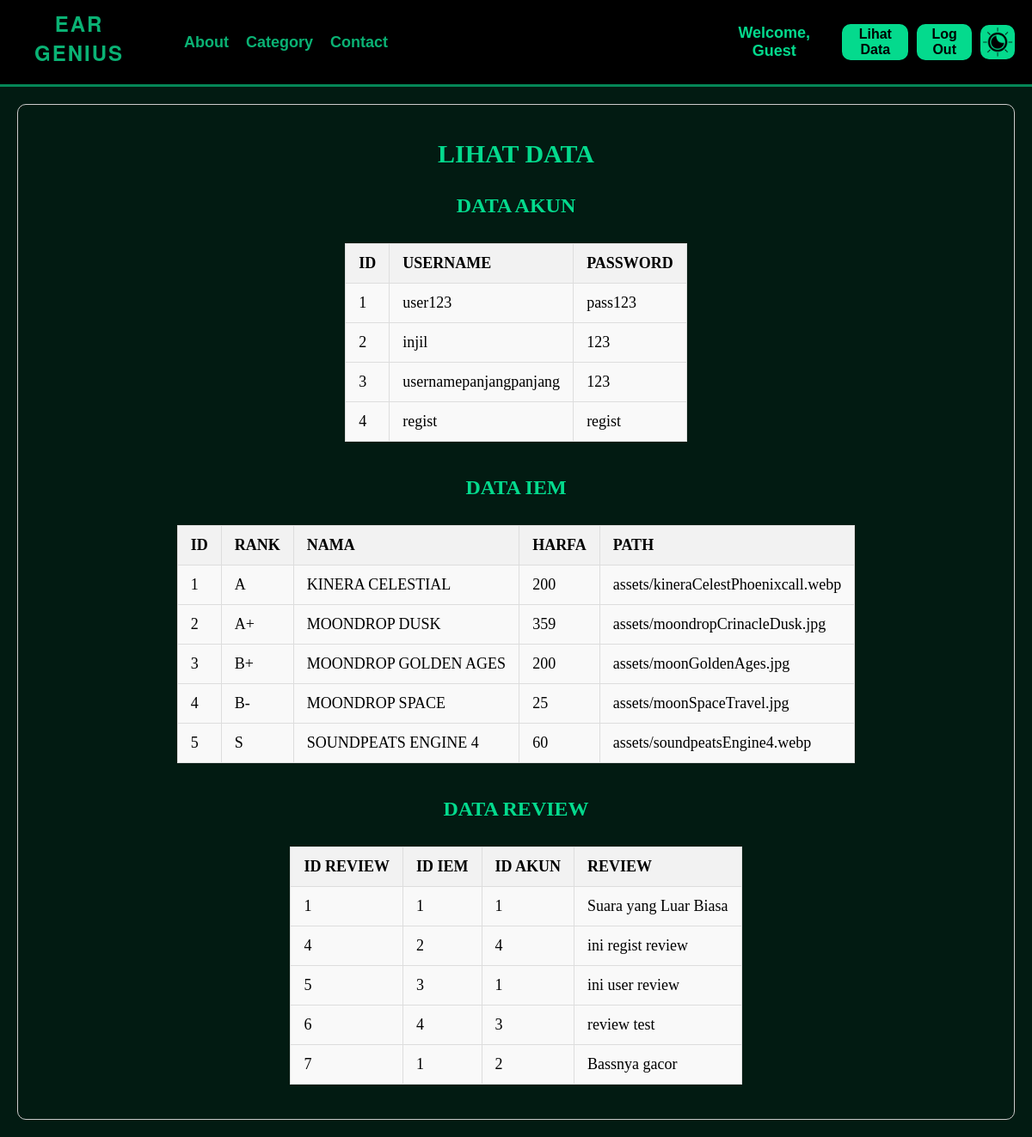
The app's page /lihat_data.php with its own data.
### tables this page shows
CREATE TABLE `account` (
  `id_account` int(11) NOT NULL,
  `username` varchar(50) NOT NULL,
  `password` varchar(50) NOT NULL
);

CREATE TABLE `iem` (
  `id_iem` int(11) NOT NULL,
  `rank` char(3) NOT NULL,
  `nama_iem` varchar(50) NOT NULL,
  `harga` int(11) NOT NULL,
  `path` text DEFAULT NULL
);

CREATE TABLE `review` (
  `id_review` int(11) NOT NULL,
  `id_iem` int(11) NOT NULL,
  `id_akun` int(11) NOT NULL,
  `review` text DEFAULT NULL
);

### lihat_data.php (the view, shortened to what this page needs)
<?php
    require 'koneksi.php';
    $query = "SELECT * FROM account";
    $result = mysqli_query($conn, $query);
    $account = [];
    while ($row = mysqli_fetch_assoc($result)) {
        $account[] = $row;
    }
    $query = "SELECT * FROM iem";
    $result = mysqli_query($conn, $query);
    $iem = [];
    while ($row = mysqli_fetch_assoc($result)) {
        $iem[] = $row;
    }
    $query = "SELECT * FROM review";
    $result = mysqli_query($conn, $query);
    $review = [];
    while ($row = mysqli_fetch_assoc($result)) {
        $review[] = $row;
    }
?>
<!DOCTYPE html>
<html lang="en">
<head>
    <link rel="stylesheet" href="style/home.css">
    <link rel="stylesheet" href="style/lihat_data.css">
</head>
<body>
    <?php require 'navbar.php'; ?>
    <main class="view-main">
        <h1 class="view-main-title">LIHAT DATA</h1>
        <h2 class="view-title">DATA AKUN</h2>
        <div class="view-tabel-akun">
            <table class="view-tabel">
                <tr>
                    <th>ID</th>
                    <th>USERNAME</th>
                    <th>PASSWORD</th>
                </tr>
                <?php foreach ($account as $acc): ?>
                    <tr>
                        <td><?php echo $acc['id_account']; ?></td>
                        <td><?php echo $acc['username']; ?></td>
                        <td><?php echo $acc['password']; ?></td>
                    </tr>
                <?php endforeach; ?>
            </table>
        </div>
        <h2 class="view-title">DATA IEM</h2>
        <div class="view-tabel-iem">
            <table class="view-tabel">
                <tr>
                    <th>ID</th>
                    <th>RANK</th>
                    <th>NAMA</th>
                    <th>HARFA</th>
                    <th>PATH</th>
                </tr>
                <?php foreach ($iem as $earphone): ?>
                    <tr>
                        <td><?php echo $earphone['id_iem']; ?></td>
                        <td><?php echo $earphone['rank']; ?></td>
                        <td><?php echo $earphone['nama_iem']; ?></td>
                        <td><?php echo $earphone['harga']; ?></td>
                        <td><?php echo $earphone['path']; ?></td>
                    </tr>
                <?php endforeach; ?>
            </table>
        </div>
        <h2 class="view-title">DATA REVIEW</h2>
        <div class="view-tabel-review">
            <table class="view-tabel">
                <tr>
                    <th>ID REVIEW</th>
                    <th>ID IEM</th>
                    <th>ID AKUN</th>
                    <th>REVIEW</th>
                </tr>
                <?php foreach ($review as $rev): ?>
                    <tr>
                        <td><?php echo $rev['id_review']; ?></td>
                        <td><?php echo $rev['id_iem']; ?></td>
                        <td><?php echo $rev['id_akun']; ?></td>
                        <td><?php echo $rev['review']; ?></td>
                    </tr>
                <?php endforeach; ?>
            </table>
        </div>
    </main>
</body>
</html>

### style/home.css (style rules this page uses)
body { background-color: #021b12; margin: 0; padding: 0; transition: background-color 1s ease; }

### style/lihat_data.css (style rules this page uses)
.view-main { display: flex; flex-direction: column; justify-content: center; align-items: center; margin-top: 20px; margin-bottom: 20px; margin-left: 20px; margin-right: 20px; padding: 20px; border: 1px solid #ccc; border-radius: 10px; color : #04DA8D; }
.view-main-title { font-size: 30px; font-weight: bold; margin-bottom: 10px; color: #04DA8D; }
.view-title { font-size: 24px; font-weight: bold; margin-bottom: 10px; color: #04DA8D; }
table { width: 100%; border-collapse: collapse; margin: 20px 0; font-size: 18px; text-align: left; }
table th, table td { padding: 12px 15px; border: 1px solid #ddd; }
table th { background-color: #f2f2f2; color: #000000; }
table tr { background-color: #f9f9f9; color: #000000; }

### records on screen
account: id_account "1", username "user123", password "pass123"
account: id_account "2", username "injil", password "123"
account: id_account "3", username "usernamepanjangpanjang", password "123"
account: id_account "4", username "regist", password "regist"
iem: id_iem "1", rank "A", nama_iem "KINERA CELESTIAL", harga "200", path "assets/kineraCelestPhoenixcall.webp"
iem: id_iem "2", rank "A+", nama_iem "MOONDROP DUSK", harga "359", path "assets/moondropCrinacleDusk.jpg"
iem: id_iem "3", rank "B+", nama_iem "MOONDROP GOLDEN AGES", harga "200", path "assets/moonGoldenAges.jpg"
iem: id_iem "4", rank "B-", nama_iem "MOONDROP SPACE", harga "25", path "assets/moonSpaceTravel.jpg"
iem: id_iem "5", rank "S", nama_iem "SOUNDPEATS ENGINE 4", harga "60", path "assets/soundpeatsEngine4.webp"
review: id_review "1", id_iem "1", id_akun "1", review "Suara yang Luar Biasa"
review: id_review "4", id_iem "2", id_akun "4", review "ini regist review"
review: id_review "5", id_iem "3", id_akun "1", review "ini user review"
review: id_review "6", id_iem "4", id_akun "3", review "review test"
review: id_review "7", id_iem "1", id_akun "2", review "Bassnya gacor"

### other values on screen
$username "Guest"
